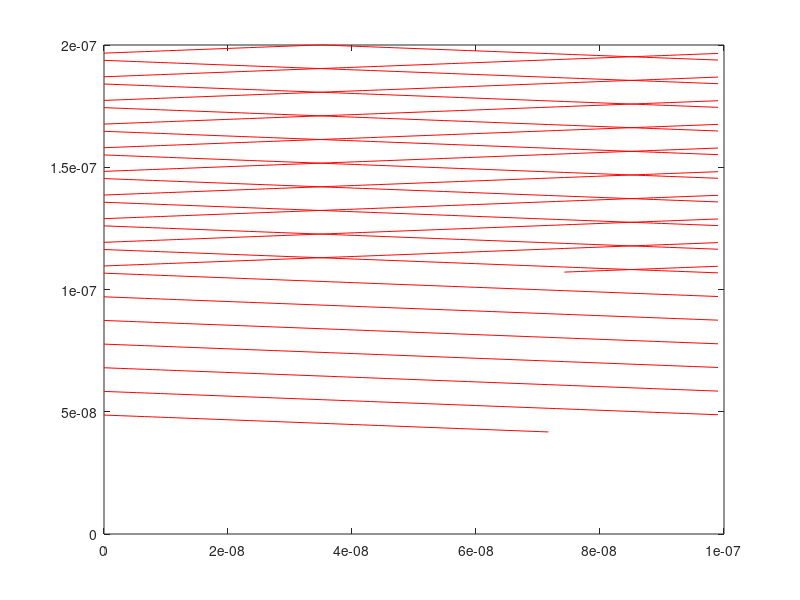

MATLAB code for this plot:
global C

C.q_0 = 1.60217653e-19;             % electron charge
C.hb = 1.054571596e-34;             % Dirac constant
C.h = C.hb * 2 * pi;                % Planck constant
C.m_0 = 9.10938215e-31;             % electron mass
C.kb = 1.3806504e-23;               % Boltzmann constant
C.eps_0 = 8.854187817e-12;          % vacuum permittivity
C.mu_0 = 1.2566370614e-6;           % vacuum permeability
C.c = 299792458;                    % speed of light
C.g = 9.80665; %metres (32.1740 ft) per s²

boundary_x = 100e-9;
boundary_y = 200e-9;
n_particle = 10;
nSims = 2000;

mass_eff =  0.26*C.m_0;
T = 300;
Vth = sqrt((2* C.kb *T)/mass_eff);

tao_mn = 0.2e-12;
l_mfp = tao_mn*Vth;

t_step = 7e-15;

x_pos = (boundary_x)*rand;
y_pos = (boundary_y)*rand;
random_angle = (360)*rand;

Vx = Vth*cosd(random_angle);
Vy = Vth*sind(random_angle);

% if random_angle > 0 && random_angle <= (90)
%     Vx = Vth*cosd(random_angle);
%     Vy = Vth*sind(random_angle);
% elseif random_angle > (90) && random_angle <= 180
%     Vx = Vth*cosd(random_angle);
%     Vy = Vth*sind(random_angle);        
% elseif random_angle > 180 && random_angle <= (270)
%     Vx = Vth*cosd(random_angle);
%     Vy = Vth*sind(random_angle);        
% elseif random_angle > (270) && random_angle <= (360)
%     Vx = Vth*cosd(random_angle);
%     Vy = Vth*sind(random_angle);
% end

for n = 1: nSims
    
    prev_x_pos = x_pos;
    prev_y_pos = y_pos;
   
    Sx = Vx*t_step;
    Sy = Vy*t_step;
    
    x_pos = prev_x_pos + Sx;
    y_pos = prev_y_pos + Sy;
    
    if x_pos <= 0 
        x_pos = boundary_x;
        prev_x_pos = x_pos; 
    elseif x_pos >= boundary_x
        x_pos = 0;
        prev_x_pos = x_pos;
    end    
    if y_pos <= 0 
        y_pos = 0;
        Vy = Vy/(-1);
        
    elseif  y_pos >= boundary_y
        y_pos = boundary_y;
        Vy = Vy/(-1);
    end

    figure(1)
    plot([prev_x_pos x_pos],[prev_y_pos y_pos],'r');
    hold on
    xlim([0 100e-9]);
    ylim([0 200e-9]);
    pause(0.01);    

end
    
    

